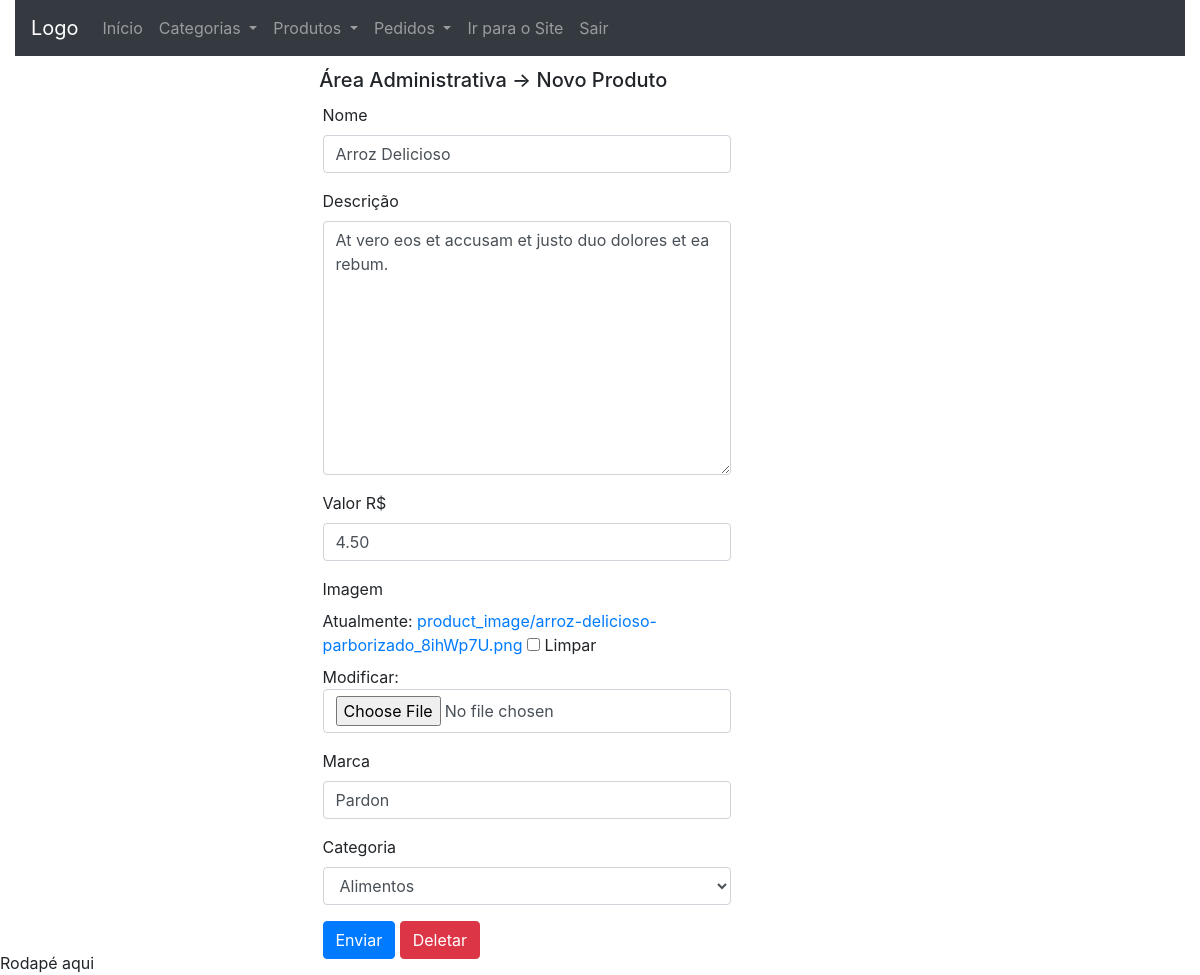
Page /area_administrativa/edit_product/9 (signed in) on the committed database.
### catalog/models.py (models this page shows, shortened)
class Product(models.Model):
	name = models.CharField('Nome', max_length=100)
	description = models.TextField('Nome', max_length=300)
	image = models.ImageField(upload_to="product_image",
		verbose_name="Imagem", null=True, blank=True)
	value = models.DecimalField('Valor', max_digits=6, decimal_places=2)
	brand = models.CharField("Marca", max_length=100,
		null=True, blank=True)
	category = models.ForeignKey(Category, on_delete=models.CASCADE,
		null=True, blank=True)
	class Meta:
		verbose_name = "Produto"
		verbose_name_plural = "Produtos"
		ordering = ['name']

### dashboard_admin/views.py (the view, shortened to what this page needs)
# urls.py: path('edit_product/<int:id_product>', views.edit_product,
@login_required
def edit_product(request, id_product):
	context = {}
	product = Product.objects.get(id=id_product)
	if request.method == 'GET':
		form = ProductForm(instance=product)
		context['form'] = form
		context['value'] = product.value
		context['id_product'] = product.id
		return render(request, 'dashboard_admin/edit_product.html',
			context)

### catalog/forms.py
class ProductForm(ModelForm):
	class Meta:
		model = Product
		fields = ['name', 'description', 'image', 'brand',
		'category']

### catalog/models.py (called while the page is built)
	def __str__(self):
		return self.name

### dashboard_admin/templates/dashboard_admin/edit_product.html (shortened to what this page needs)
{% extends 'dashboard_admin/base.html' %}
{% load widget_tweaks %}
{% block conteudo %}
<div class="panel panel-default form-central thin-panel">
	{% block dashboard_title %}
	<div class="panel-heading" style="margin: 2%;">
		<h5>Área Administrativa -> Novo Produto </h5>
	</div>
	{% endblock %}
	<div class="panel-body">
		<form class="form-horizontal" method="post"
		enctype="multipart/form-data">
		    <fieldset>
		        <div class="form-group {% if form.name.erros %} has-error {% endif %}">
		          <label for="{{ form.name.auto_id }}" class="col-md-3 control-label">
		              Nome
		          </label>
		          <div class="col-md-9">
		            {% render_field form.name class="form-control" %}
		          </div>
		        </div>
		        <div class="form-group {% if form.description.erros %} has-error {% endif %}">
		          <label for="{{ form.description.auto_id }}"
		          class="col-md-3 control-label">
		              Descrição
		          </label>
		          <div class="col-md-9">
		            {% render_field form.description class="form-control" %}
		          </div>
		        </div>
		        <div class="form-group">
		          <label for="value"
		          class="col-md-3 control-label">
		              Valor R$
		          </label>
		          <div class="col-md-9">
		            <input type="" name="value" class="form-control"
		            value="{{ value }}">
		          </div>
		        </div>
		        <div class="form-group {% if form.image.erros %} has-error {% endif %}">
		          <label for="{{ form.image.auto_id }}" class="col-md-3 control-label">
		              Imagem
		          </label>
		          <div class="col-md-9">
		            {% render_field form.image class="form-control" %}
		          </div>
		        </div>
		        <div class="form-group {% if form.brand.erros %} has-error {% endif %}">
		          <label for="{{ form.brand.auto_id }}" class="col-md-3 control-label">
		              Marca
		          </label>
		          <div class="col-md-9">
		            {% render_field form.brand class="form-control" %}
		          </div>
		        </div>
		        <div class="form-group {% if form.category.erros %} has-error {% endif %}">
		          <label for="{{ form.category.auto_id }}" class="col-md-3 control-label">
		              Categoria
		          </label>
		          <div class="col-md-9">
		            {% render_field form.category class="form-control" %}
		          </div>
		        </div>
		    	<div class="form-group">
		          <div class="col-md-9 col-md-offset-3">
		            <button type="submit" class="btn btn-primary">
		            	Enviar
		            </button>
		            <a href="{% url 'dashboard_admin:delete_product' id_product %}"
		            class="btn btn-danger">
			        	Deletar
			        </a>
		          </div>
		        </div>
		    </fieldset>
		</form>
	</div>
</div>
{% endblock %}

### dashboard_admin/static/dashboard_admin/css/extra.css (style rules this page uses)
.thin-panel { width: 50%; margin: auto; }

### rows in the picture
Product: name "Arroz Delicioso", description "At vero eos et accusam et justo duo dolores et ea rebum.", value "4.50", brand "Pardon", category "Alimentos"
